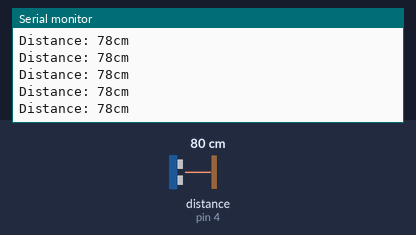
Simulated run of this sketch. Board: Arduino Uno, built with avr-gcc and run on an emulated ATmega328P. Shown: the last lines printed to the serial monitor. Wiring (inferred from the names in the program): ultrasonic range finder: trigger pin 2; echo pin 4. The inputs (shaded band) are chosen by the test bench; at power-on: distance to the obstacle (sensor on pin 4) 80 cm. The echo pulse lasts 58.3 µs per cm.

Above: at 1.2 s.
1.3 s: distance to the obstacle (sensor on pin 4) set to 299 cm
At 1.62 s:
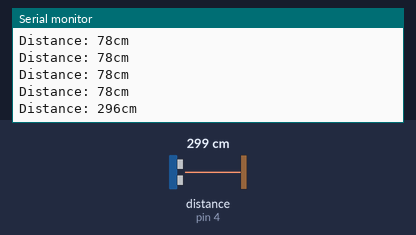
4.3 s: distance to the obstacle (sensor on pin 4) set to 2 cm
At 4.45 s:
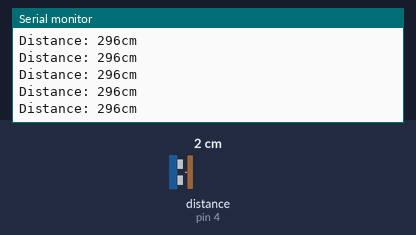
Timing chart, 0 to 7.3 s (numbered marks = the images above; inputs shaded):
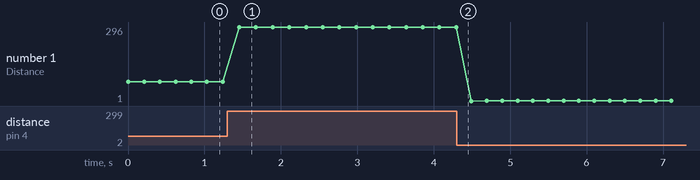

Measured:
- after the input at 1.3 s, the serial monitor: prints a new line after 0.16 s (image 1)
- plotted number 1: 78 → 296 after the input at 1.3 s, 296 → 2 after the input at 4.3 s

The sketch:

09-ultrasonic-sensor.ino
```cpp
const int pinTrig = 2 ;
const int pinEcho = 4;
unsigned long duree_us;
int distance_cm;

void setup(){
  Serial.begin(9600);
  pinMode(pinTrig, OUTPUT);
  pinMode(pinEcho, INPUT);

}

void loop() {

  digitalWrite(pinTrig , LOW);
  delayMicroseconds(2);
  digitalWrite(pinTrig , HIGH);
  delayMicroseconds(10);
  digitalWrite(pinTrig , LOW);
  duree_us = pulseIn(pinEcho, HIGH);

  distance_cm = (duree_us * 0.034) / 2;
  Serial.print("Distance: ");
  Serial.print(distance_cm) ;
  Serial.println("cm");

  delay(200);

}
```
